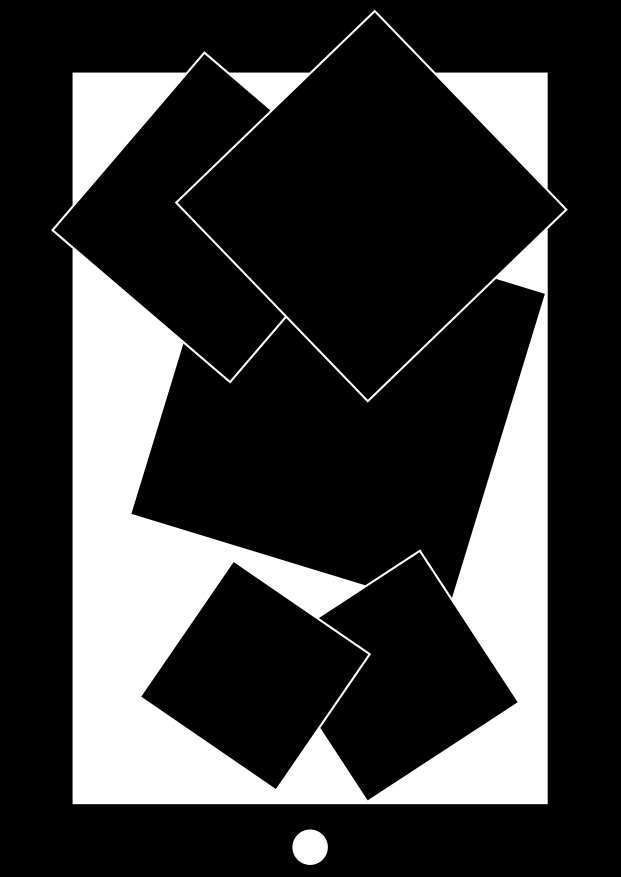
#> input picture dataset_nuedc_2025_v2/4_overlapping/overlap_002.png, 2481 x 3507 px, found by its file name (shown at 1/4 size)
$ python debug_overlap.py
#> lines starting #> are read from the running program, lines starting #| are printed output that depends on the picture; after the words box and inside, x2 and y2 are one past the last pixel; in counts of white or black regions, pixels touching at a corner belong together
### src/phase3/test_detect.py
"""
Phase 3a — 离线图形检测测试

功能：读图片文件 → 文档扫描管线（找四边形→透视矫正→检测图形）→ 保存结果
不依赖树莓派、不依赖摄像头，Windows 本地直接跑。

用法：
    python src/phase3/test_detect.py tests/test_images/shapes/square.png
    python src/phase3/test_detect.py --dir tests/test_images/shapes/

输出：
    outputs/detect_<原文件名>.jpg  （画上检测框的结果图）
    终端打印：形状类型、像素尺寸、检测坐标
"""

import argparse
import logging
import sys
from pathlib import Path
from typing import Optional, Tuple

import cv2
import numpy as np
try:
    from .digit_recognition import extract_digit_from_square, recognize_digit, generate_templates
except ImportError:
    from digit_recognition import extract_digit_from_square, recognize_digit

logging.basicConfig(level=logging.INFO, format="[%(levelname)s] %(message)s")
logger = logging.getLogger(__name__)

# ── 检测参数（与 screen_measure.py 保持一致）──
MIN_SHAPE_AREA = 15000  # ~122px, 覆盖多正方形中最小的 1.5in 正方形


# ═══════════════════════════════════════════════════
# 检测管线（从 screen_measure.py 抽取，纯 OpenCV）
# ═══════════════════════════════════════════════════
def find_document_region(gray: np.ndarray) -> Optional[np.ndarray]:
    # OTSU 二值化 → 直接找黑色边框区域（比 Canny 更适合厚边框合成图像）
    _, binary = cv2.threshold(gray, 0, 255, cv2.THRESH_BINARY_INV + cv2.THRESH_OTSU)
    contours, hierarchy = cv2.findContours(binary, cv2.RETR_TREE, cv2.CHAIN_APPROX_SIMPLE)
    if not contours:
        return None
    ranked = sorted(contours, key=cv2.contourArea, reverse=True)[:10]
    h, w = gray.shape
    min_area = (w * h) * 0.05
    dbg_quad = sum(1 for c in ranked if len(cv2.approxPolyDP(c, 0.02*cv2.arcLength(c,True), True))==4)
    logger.info("DEBUG: 总轮廓=%d 四边形候选=%d 最大面积=%.0f min=%.0f",
                len(contours), dbg_quad, cv2.contourArea(ranked[0]) if ranked else 0, min_area)
    for c in ranked:
        area = cv2.contourArea(c)
        if area < min_area:
            continue
        peri = cv2.arcLength(c, True)
        approx = cv2.approxPolyDP(c, 0.02 * peri, True)
        if len(approx) == 4:
            pts = approx.reshape(4, 2).astype(np.float32)
            xs, ys = pts[:, 0], pts[:, 1]
            ww, hh = max(xs) - min(xs), max(ys) - min(ys)
            if min(ww, hh) <= 0:
                continue
            ratio = max(ww, hh) / min(ww, hh)
            if not (0.9 < ratio < 2.5):
                continue
            # 角点内缩黑边框验证
            centroid = pts.mean(axis=0)
            vectors = centroid - pts
            dists = np.linalg.norm(vectors, axis=1)
            shrink = np.minimum(dists * 0.05, 20)
            scaled = np.zeros_like(vectors)
            nonzero = dists > 0
            scaled[nonzero] = vectors[nonzero] / dists[nonzero, np.newaxis]
            sample_pts = pts + scaled * shrink[:, np.newaxis]
            sample_pts = np.clip(sample_pts.astype(int), 0, [w - 1, h - 1])
            all_dark = all(gray[sy, sx] <= 80 for sx, sy in sample_pts)
            if not all_dark:
                continue

            # [验证3] 边框中点内缩验证：四边中点向重心缩→检查是否全黑
            ordered = order_points(pts)
            midpoints = []
            for k in range(4):
                p1 = ordered[k]
                p2 = ordered[(k + 1) % 4]
                midpoints.append(((p1 + p2) / 2.0))
            midpoints = np.array(midpoints)
            mp_vectors = centroid - midpoints
            mp_dists = np.linalg.norm(mp_vectors, axis=1)
            mp_shrink = np.minimum(mp_dists * 0.03, 15)  # 边中点缩进更保守
            mp_scaled = np.zeros_like(mp_vectors)
            mp_nz = mp_dists > 0
            mp_scaled[mp_nz] = mp_vectors[mp_nz] / mp_dists[mp_nz, np.newaxis]
            mp_samples = np.clip((midpoints + mp_scaled * mp_shrink[:, np.newaxis]).astype(int), 0, [w-1, h-1])
            edges_dark = all(gray[sy, sx] <= 80 for sx, sy in mp_samples)
            if edges_dark:
                return approx.astype(np.float32)
    return None


def order_points(pts: np.ndarray) -> np.ndarray:
    rect = np.zeros((4, 2), dtype="float32")
    s = pts.sum(axis=1)
    rect[0], rect[2] = pts[np.argmin(s)], pts[np.argmax(s)]
    diff = np.diff(pts, axis=1)
    rect[1], rect[3] = pts[np.argmin(diff)], pts[np.argmax(diff)]
    return rect


def four_point_transform(frame: np.ndarray, corners: np.ndarray) -> np.ndarray:
    rect = order_points(corners.reshape(4, 2))
    (tl, tr, br, bl) = rect
    width_top = np.linalg.norm(tr - tl)
    width_bot = np.linalg.norm(br - bl)
    width_left = np.linalg.norm(bl - tl)
    width_right = np.linalg.norm(br - tr)
    max_w = max(int(width_top), int(width_bot))
    max_h = max(int(width_left), int(width_right))
    dst = np.array([[0, 0], [max_w - 1, 0], [max_w - 1, max_h - 1], [0, max_h - 1]], dtype="float32")
    M = cv2.getPerspectiveTransform(rect, dst)
    return cv2.warpPerspective(frame, M, (max_w, max_h))


def classify_contour(contour: np.ndarray, area: float = 0) -> dict:
    """独占通道分类——每个图形只依赖一个凸包不变量。"""
    hull = cv2.convexHull(contour)
    hull_area = cv2.contourArea(hull)
    if area <= 0:
        area = cv2.contourArea(contour)

    peri_hull = cv2.arcLength(hull, True)
    approx = cv2.approxPolyDP(hull, 0.03 * peri_hull, True)
    circularity = (4 * np.pi * hull_area) / (peri_hull * peri_hull) if peri_hull > 0 else 0

    rect = cv2.minAreaRect(hull)
    rw, rh = rect[1]
    size = max(rw, rh)
    aspect = min(rw, rh) / max(rw, rh) if max(rw, rh) > 0 else 0
    rect_ratio = hull_area / (rw * rh) if rw * rh > 0 else 0

    # Layer 1: 圆 — circularity 独占（正方理论上限 0.785）
    if circularity > 0.82:
        stype = "circle"
    # Layer 2: 三角 — 顶点数独占（凸包不改变拓扑）
    elif len(approx) == 3:
        stype = "triangle"
    # Layer 3: 正方 — 几何兜底 + 松凸包安全网
    elif (aspect > 0.80 and rect_ratio > 0.80) or len(approx) <= 5:
        stype = "square"
    else:
        stype = "polygon"

    box = np.intp(cv2.boxPoints(rect))
    return {"type": stype, "size_px": size, "contour": contour, "box": box, "area": area}


# [77 lines left out: function split_by_convexity_defects, not called in this run]


def detect_shape(frame: np.ndarray) -> Tuple[bool, Optional[np.ndarray], list, Optional[np.ndarray]]:
    """返回 (found, doc_box, pixel_size, shape_type, warped_img)。"""
    # 统一缩放到最大 1200px（消除高 DPI 厚边框双边缘问题）
    h, w = frame.shape[:2]
    if max(h, w) > 1200:
        scale = 1200.0 / max(h, w)
        frame = cv2.resize(frame, (int(w * scale), int(h * scale)))

    # CLAHE
    lab = cv2.cvtColor(frame, cv2.COLOR_BGR2LAB)
    l, a, b = cv2.split(lab)
    clahe = cv2.createCLAHE(clipLimit=2.0, tileGridSize=(8, 8))
    l = clahe.apply(l)
    gray = cv2.cvtColor(cv2.cvtColor(cv2.merge([l, a, b]), cv2.COLOR_LAB2BGR), cv2.COLOR_BGR2GRAY)

    doc_corners = find_document_region(gray)
    if doc_corners is None:
        return False, None, None, "", None

    warped = four_point_transform(frame, doc_corners)
    warped_gray = cv2.cvtColor(warped, cv2.COLOR_BGR2GRAY)

    # 裁掉边框区（外圈 20%），只在中心区域找图形
    h2, w2 = warped_gray.shape
    margin = int(min(h2, w2) * 0.20)
    center = warped_gray[margin:h2-margin, margin:w2-margin]
    _, binary = cv2.threshold(center, 0, 255, cv2.THRESH_BINARY_INV + cv2.THRESH_OTSU)
    contours, hierarchy = cv2.findContours(binary, cv2.RETR_TREE, cv2.CHAIN_APPROX_SIMPLE)
    if not contours:
        return False, None, [], warped

    # 对所有合格轮廓分类，polygon 尝试凹点分割
    shapes = []
    for c in contours:
        area = cv2.contourArea(c)
        if area < MIN_SHAPE_AREA:
            continue
        stp = classify_contour(c, area)
        if not stp:
            continue
        # polygon → 尝试凹点分割 → 子轮廓重分类
        if stp["type"] == "polygon":
            subs = split_by_convexity_defects(c)
            if len(subs) >= 2:
                for sc in subs:
                    sa = cv2.contourArea(sc)
                    if sa < MIN_SHAPE_AREA:
                        continue
                    sstp = classify_contour(sc, sa)
                    if sstp:
                        shapes.append(sstp)
                continue  # 成功分割=跳过原 polygon
        shapes.append(stp)

    if not shapes:
        return False, None, [], warped

    # 对正方形尝试数字识别（用连通域法提取孔洞）
    for s in shapes:
        if s["type"] == "square":
            digit_region = extract_digit_from_square(binary, s["contour"], hierarchy, 0)
            if digit_region is not None:
                digit, conf = recognize_digit(digit_region)
                if conf > 0.3:
                    s["digit"] = digit
                    s["digit_conf"] = round(conf, 2)
                    s["digit_conf"] = round(conf, 2)
                    s["digit_conf"] = round(conf, 2)

    # 取最大图形的外接框作为整体检测框
    largest = max(shapes, key=lambda s: s["size_px"])
    box = np.intp(cv2.boxPoints(cv2.minAreaRect(largest["contour"])))
    return True, box, shapes, warped


# ═══════════════════════════════════════════════════
# 主函数
# ═══════════════════════════════════════════════════
DATASET_DIR = "D:/Pi/sy2/ai_harness_framework/exam/dataset_nuedc_2025_v2"


# [66 lines left out: functions process_image, main, not called in this run]


# [2 lines that do not run on import are left out]

### src/phase3/digit_recognition.py
"""
Step 7 — 印刷体数字识别（Tesseract OCR）

替换原因：模板匹配依赖字体一致性，拓扑法对 0 孔数字不可靠。
Tesseract 是预训练的通用 OCR 引擎，印刷体数字准确率 ~99%。
"""

import cv2
import numpy as np
import pytesseract


# ═══════════════════════════════════════════════════
# 识别（Tesseract：--psm 10 = 单字符模式）
# ═══════════════════════════════════════════════════
# [61 lines left out: functions recognize_digit, extract_digit_from_square, not called in this run]

### tests/debug_overlap.py
"""Debug overlap_002 - check aspect/rect_ratio per shape"""
import cv2, sys
import numpy as np
sys.path.insert(0,'.')
from src.phase3.test_detect import detect_shape

img = cv2.imread('D:/Pi/sy2/ai_harness_framework/exam/dataset_nuedc_2025_v2/4_overlapping/overlap_002.png')
#> img is the input picture: shape (3507, 2481, 3); min 0, max 255, mean 56.3
h,w = img.shape[:2]
#> h = 3507; w = 2481
s = 1200/max(h,w)
#> s = 0.342
img = cv2.resize(img,(int(w*s),int(h*s)))
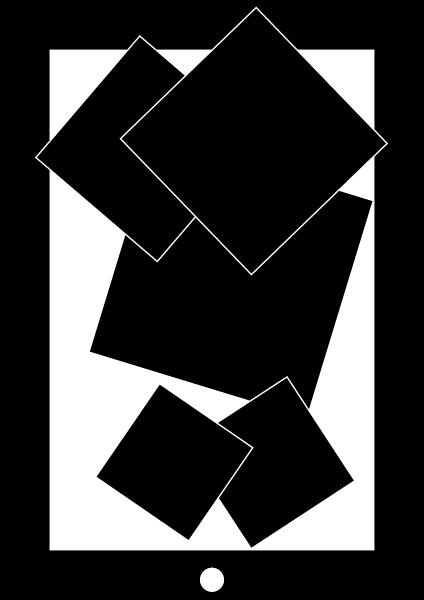
#> img: shape (1200, 848, 3) (shown at 1/2 size); min 0, max 255, mean 56.4
found, box, shapes, warped = detect_shape(img)
#> in detect_shape, `lab = cv2.cvtColor(frame, cv2.COLOR_BGR2LAB)`: lab: shape (1200, 848, 3); mean of channels 0, 1, 2 56.4, 128, 128
#> in detect_shape, `l, a, b = cv2.split(lab)`: a: shape (1200, 848); every value is 128
#> in find_document_region, `_, binary = cv2.threshold(gray, 0, 255, cv2.THRESH_BINARY_INV + cv2.TH..`:
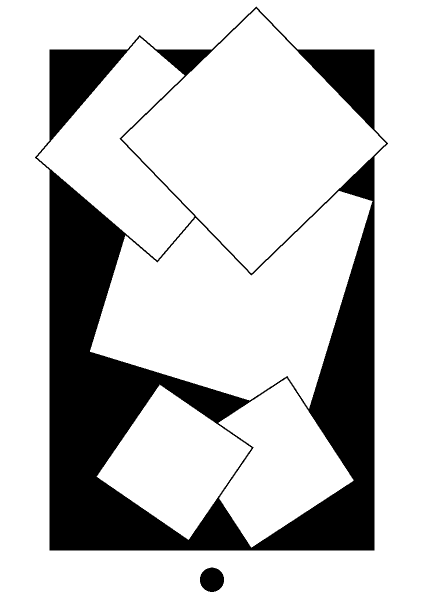
#> binary: shape (1200, 848) (shown at 1/2 size); 77.9% white; 2 black regions
#> in find_document_region, `contours, hierarchy = cv2.findContours(binary, cv2.RETR_TREE, cv2.CHAI..`: contours = 8 contours; box (x1, y1, x2, y2) and area: (0, 0, 848, 1200) 1015553, (69, 12, 777, 1102) 662791, (243, 17, 772, 547) 139778, (180, 382, 745, 818) 136346, (74, 74, 389, 521) 60217, (193, 769, 503, 1080) 49504, (437, 756, 707, 1095) 49263, (399, 1134, 449, 1185) 1908
#> in find_document_region, `ranked = sorted(contours, key=cv2.contourArea, reverse=True)[:10]`: ranked has the same summary as contours
#> in find_document_region, `dbg_quad = sum(1 for c in ranked if len(cv2.approxPolyDP(c, 0.02*cv2.a..`: dbg_quad = 3
#> the loop in find_document_region, `for c in ranked:` made 1 pass
#> (area, peri, pts, xs, ys, ww, hh, ratio) on pass 1: (1015553, 4092, [[0, 0], [0, 1199], [847, 1199], [847, 0]], [0, 0, 847, 847], [0, 1199, 1199, 0], 847, 1199, 1.42)
#> in detect_shape, `doc_corners = find_document_region(gray)`: doc_corners = [[0, 0], [0, 1199], [847, 1199], [847, 0]]
#> in four_point_transform, `rect = order_points(corners.reshape(4, 2))`: rect = [[0, 0], [847, 0], [847, 1199], [0, 1199]]
#> in four_point_transform, `(tl, tr, br, bl) = rect`: tl = [0, 0]; tr = [847, 0]; br = [847, 1199]; bl = [0, 1199]
#> in four_point_transform, `width_top = np.linalg.norm(tr - tl)`: width_top = 847
#> in four_point_transform, `width_left = np.linalg.norm(bl - tl)`: width_left = 1199
#> in four_point_transform, `max_w = max(int(width_top), int(width_bot))`: max_w = 847
#> in four_point_transform, `max_h = max(int(width_left), int(width_right))`: max_h = 1199
#> in four_point_transform, `dst = np.array([[0, 0], [max_w - 1, 0], [max_w - 1, max_h - 1], [0, ma..`: dst = [[0, 0], [846, 0], [846, 1198], [0, 1198]]
#> in four_point_transform, `M = cv2.getPerspectiveTransform(rect, dst)`: M = [[0.999, 0, 0], [0, 0.999, 0], [0, 0, 1]]
#> in detect_shape, `margin = int(min(h2, w2) * 0.20)`: margin = 169
#> in detect_shape, `center = warped_gray[margin:h2-margin, margin:w2-margin]`:
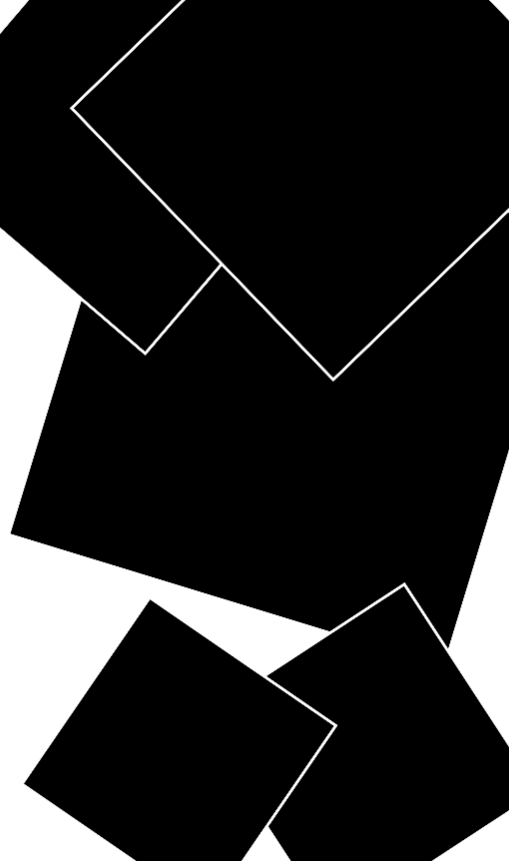
#> center: shape (861, 509); min 0, max 255, mean 39
#> in detect_shape, `_, binary = cv2.threshold(center, 0, 255, cv2.THRESH_BINARY_INV + cv2...`:
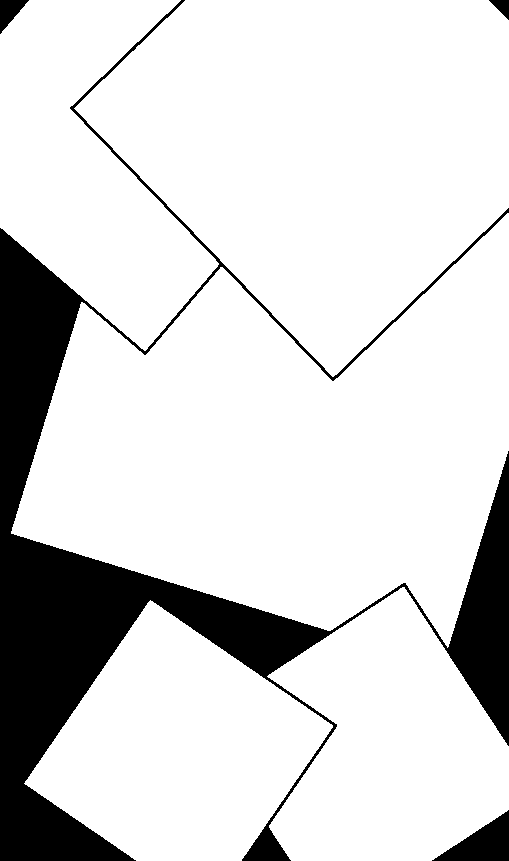
#> binary: shape (861, 509); 84.7% white; 4 black regions
#> in detect_shape, `contours, hierarchy = cv2.findContours(binary, cv2.RETR_TREE, cv2.CHAI..`: contours = 5 contours; box (x1, y1, x2, y2) and area: (11, 213, 509, 648) 128146, (74, 0, 509, 377) 107685, (24, 600, 333, 861) 46808, (267, 587, 509, 861) 43703, (0, 0, 219, 351) 42168
#> the loop in detect_shape, `for c in contours:` made 5 passes
#> after the loop in detect_shape, `for c in contours:`: shapes = 5 items
#> the loop in detect_shape, `for s in shapes:` made 3 passes
#> pass 3, in extract_digit_from_square, `roi = binary[y:y+h, x:x+w]`:
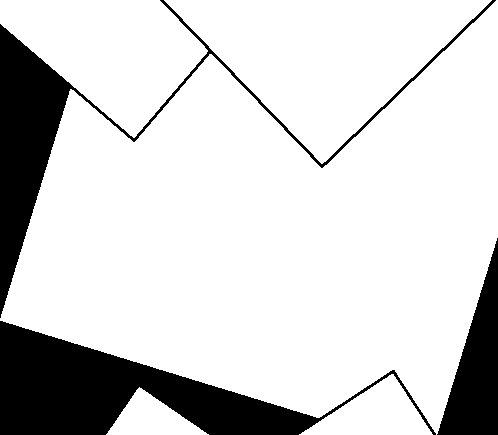
#> roi: shape (435, 498); 82.8% white; 3 black regions, box (x1, y1, x2, y2) and area: (0, 321, 436, 435) 18734, (0, 0, 496, 318) 12482, (437, 238, 498, 435) 6037
#> pass 3, in extract_digit_from_square, `inner = roi[m:-m, m:-m] if m * 2 < min(h, w) else roi`:
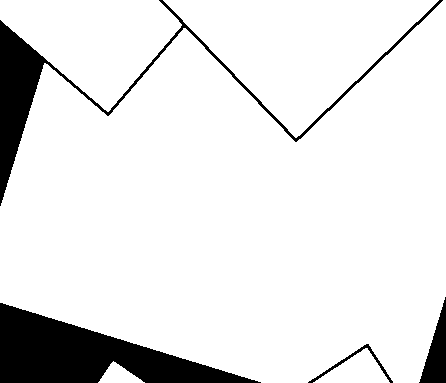
#> inner: shape (383, 446); 89.8% white; 4 black regions, box (x1, y1, x2, y2) and area: (0, 303, 261, 383) 10020, (0, 0, 443, 206) 5983, (419, 297, 446, 383) 1174, (308, 344, 393, 383) 325
#> (the run stopped early here; a loop or call above may not have finished)
